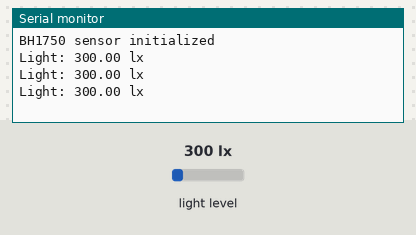
Recording of a sketch running on a simulated Arduino Nano 33 IoT. Shown: the last lines printed to the serial monitor. The test bench sets the inputs (shaded band); at power-on: light level 300 lx. Nothing arrives over Bluetooth unless stated; a phone connects over Bluetooth LE 3 s after start.

Above: at 1.3 s.
1.4 s: light level set to 40 lx
At 1.9 s:
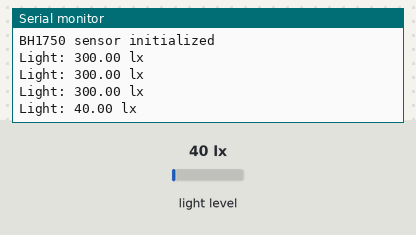
2.9 s: light level set to 500 lx
At 3.4 s:
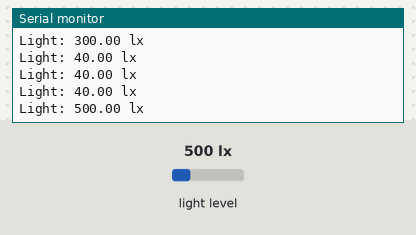
Timing chart, 0 to 5.9 s (numbered marks = the images above; inputs shaded):
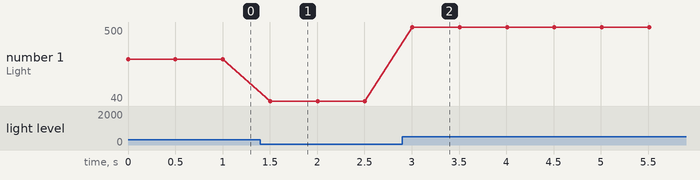

Measured:
- after the input at 1.4 s, the serial monitor: prints a new line after 0.10 s (image 1)
- after the input at 2.9 s, the serial monitor: prints a new line after 0.11 s (image 2)
- plotted number 1: 300 → 40 after the input at 1.4 s, 40 → 500 after the input at 2.9 s

The sketch:

task8-1HD.ino
```cpp
#include <Wire.h>
#include <BH1750.h>
#include <ArduinoBLE.h> // Bluetooth library for Arduino

BH1750 lightMeter;

void setup() {
    Serial.begin(9600);

    // Initialize I2C communication for BH1750
    Wire.begin();

    // Initialize the BH1750 sensor
    if (!lightMeter.begin(BH1750::CONTINUOUS_HIGH_RES_MODE)) {
        Serial.println("Error initializing BH1750 sensor");
        while (1);
    }
    Serial.println("BH1750 sensor initialized");

    // Initialize Bluetooth
    BLE.begin();
    BLE.setLocalName("SensingSubsystem");
    BLE.advertise();
}

void loop() {
    // Read light intensity from the BH1750 sensor
    float lightLevel = lightMeter.readLightLevel();

    // Print light level for debugging
    Serial.print("Light: ");
    Serial.print(lightLevel);
    Serial.println(" lx");

    // Send the light level data over Bluetooth
    BLEDevice central = BLE.central();
    if (central) {
        central.println(lightLevel);  // Send data to Raspberry Pi
    }

    delay(500);  // Control update frequency
}
```
